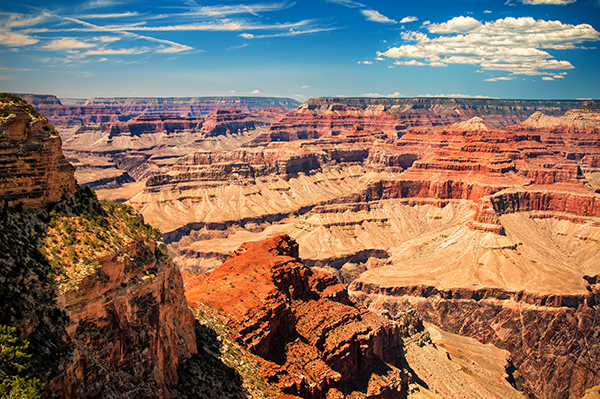
#> input picture cv-course/Image Airthmetic/grand_canyon.png, 600 x 399 px
$ python getting_and_setting.py --image '../Image Airthmetic/grand_canyon.png'
#> lines starting #> are read from the running program, lines starting #| are printed output that depends on the picture; after the words box and inside, x2 and y2 are one past the last pixel; in counts of white or black regions, pixels touching at a corner belong together
import argparse
import cv2

ap = argparse.ArgumentParser()
ap.add_argument('-i', '--image', required=True, help="Path to the image")
args = vars(ap.parse_args())

image = cv2.imread(args['image'])
#> image is the input picture: shape (399, 600, 3); mean B, G, R 97.3, 113.1, 138.6
(h,w) = image.shape[:2]
#> h = 399; w = 600
cv2.imshow('Original', image)


# Images are just Numpy arrays. The top-left pixel can be found at (0,0)
(b,g,r) = image[0,0]
#> b = 115; g = 73; r = 4
print("Pixel at (0,0) - Red: {r}, Green: {g}, Blue: {b}".format(r=r, g=g, b=b))
#| Pixel at (0,0) - Red: 4, Green: 73, Blue: 115

# make the value of pixel at (0,0) and make it red color
image[0,0] = (0, 0, 255)
#> image: shape (399, 600, 3); under 0.01% of pixels changed, all inside (x1, y1, x2, y2) = (0, 0, 1, 1)
(b,g,r) = image[0,0]
#> b = 0; g = 0; r = 255
print("Pixel at (0,0) - Red: {r}, Green: {g}, Blue: {b}".format(r=r, g=g, b=b))
#| Pixel at (0,0) - Red: 255, Green: 0, Blue: 0


# compute the center of the image
(cX, cY) = (w // 2, h // 2)
#> cX = 300; cY = 199

# apply silicing technique to grap the some portion of image(top left side)
t1 = image[0:cY, 0:cX]
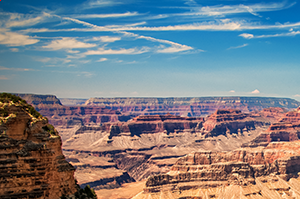
#> t1: shape (199, 300, 3); mean B, G, R 135.2, 129.2, 124.7
cv2.imshow("Top-Left Corner", t1)


# In a similar way, grab the top-right, bottom-right, and bottom left and display them
tr = image[0:cY, cX:w]
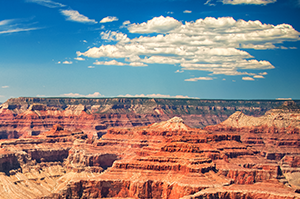
#> tr: shape (199, 300, 3); mean B, G, R 134.3, 133.8, 139.9
br = image[cY:h, cX:w]
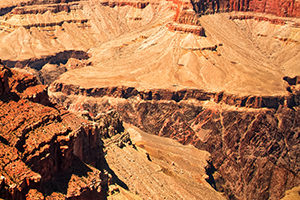
#> br: shape (200, 300, 3); mean B, G, R 78.8, 119.2, 177.4
bl = image[cY:h, 0:cX]
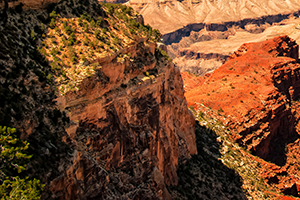
#> bl: shape (200, 300, 3); mean B, G, R 41.1, 70.6, 112.5
cv2.imshow("Top-Right Corner", tr)
cv2.imshow("Bottom-Right Corner", br)
cv2.imshow("Bottom-Left Corner", bl)

# change the color into green for top-left
image[0:cY, 0:cX] = (0, 255, 0)
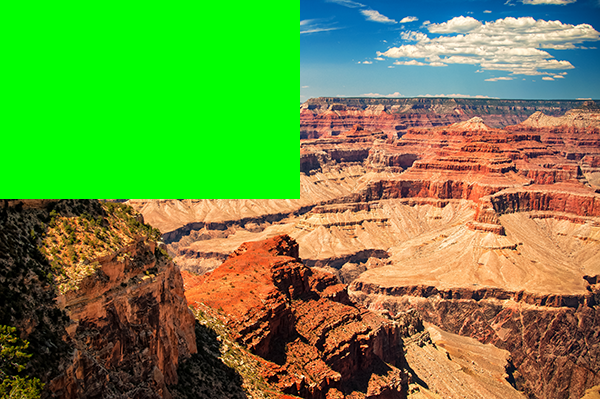
#> image: shape (399, 600, 3); mean B, G, R 63.6, 144.5, 107.5

cv2.imshow("Updated", image)
cv2.waitKey(0)
